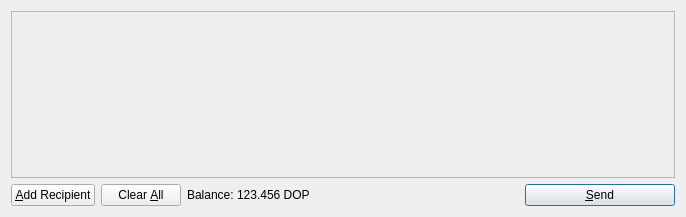
<?xml version="1.0" encoding="UTF-8"?>
<ui version="4.0">
 <class>SendCoinsDialog</class>
 <widget class="QDialog" name="SendCoinsDialog">
  <property name="geometry">
   <rect>
    <x>0</x>
    <y>0</y>
    <width>686</width>
    <height>217</height>
   </rect>
  </property>
  <property name="windowTitle">
   <string>Send Coins</string>
  </property>
  <layout class="QVBoxLayout" name="verticalLayout">
   <item>
    <widget class="QScrollArea" name="scrollArea">
     <property name="widgetResizable">
      <bool>true</bool>
     </property>
     <widget class="QWidget" name="scrollAreaWidgetContents">
      <property name="geometry">
       <rect>
        <x>0</x>
        <y>0</y>
        <width>666</width>
        <height>165</height>
       </rect>
      </property>
      <layout class="QVBoxLayout" name="verticalLayout_2">
       <property name="margin">
        <number>0</number>
       </property>
       <item>
        <layout class="QVBoxLayout" name="entries">
         <property name="spacing">
          <number>6</number>
         </property>
        </layout>
       </item>
       <item>
        <spacer name="verticalSpacer">
         <property name="orientation">
          <enum>Qt::Vertical</enum>
         </property>
         <property name="sizeHint" stdset="0">
          <size>
           <width>20</width>
           <height>40</height>
          </size>
         </property>
        </spacer>
       </item>
      </layout>
     </widget>
    </widget>
   </item>
   <item>
    <layout class="QHBoxLayout" name="horizontalLayout">
     <item>
      <widget class="QPushButton" name="addButton">
       <property name="toolTip">
        <string>Send to multiple recipients at once</string>
       </property>
       <property name="text">
        <string>&amp;Add Recipient</string>
       </property>
       <property name="icon">
        <iconset resource="../bitcoin.qrc">
         <normaloff>:/icons/add</normaloff>:/icons/add</iconset>
       </property>
       <property name="autoDefault">
        <bool>false</bool>
       </property>
      </widget>
     </item>
     <item>
      <widget class="QPushButton" name="clearButton">
       <property name="sizePolicy">
        <sizepolicy hsizetype="Minimum" vsizetype="Fixed">
         <horstretch>0</horstretch>
         <verstretch>0</verstretch>
        </sizepolicy>
       </property>
       <property name="toolTip">
        <string>Remove all transaction fields</string>
       </property>
       <property name="text">
        <string>Clear &amp;All</string>
       </property>
       <property name="icon">
        <iconset resource="../bitcoin.qrc">
         <normaloff>:/icons/remove</normaloff>:/icons/remove</iconset>
       </property>
       <property name="autoRepeatDelay">
        <number>300</number>
       </property>
       <property name="autoDefault">
        <bool>false</bool>
       </property>
      </widget>
     </item>
     <item>
      <layout class="QHBoxLayout" name="horizontalLayout_2">
       <property name="spacing">
        <number>3</number>
       </property>
       <item>
        <widget class="QLabel" name="label">
         <property name="text">
          <string>Balance:</string>
         </property>
        </widget>
       </item>
       <item>
        <widget class="QLabel" name="labelBalance">
         <property name="cursor">
          <cursorShape>IBeamCursor</cursorShape>
         </property>
         <property name="text">
          <string>123.456 DOP</string>
         </property>
         <property name="textInteractionFlags">
          <set>Qt::LinksAccessibleByMouse|Qt::TextSelectableByKeyboard|Qt::TextSelectableByMouse</set>
         </property>
        </widget>
       </item>
      </layout>
     </item>
     <item>
      <spacer name="horizontalSpacer">
       <property name="orientation">
        <enum>Qt::Horizontal</enum>
       </property>
       <property name="sizeHint" stdset="0">
        <size>
         <width>40</width>
         <height>20</height>
        </size>
       </property>
      </spacer>
     </item>
     <item>
      <widget class="QPushButton" name="sendButton">
       <property name="minimumSize">
        <size>
         <width>150</width>
         <height>0</height>
        </size>
       </property>
       <property name="toolTip">
        <string>Confirm the send action</string>
       </property>
       <property name="text">
        <string>&amp;Send</string>
       </property>
       <property name="icon">
        <iconset resource="../bitcoin.qrc">
         <normaloff>:/icons/send</normaloff>:/icons/send</iconset>
       </property>
       <property name="default">
        <bool>true</bool>
       </property>
      </widget>
     </item>
    </layout>
   </item>
  </layout>
 </widget>
 <resources>
  <include location="../bitcoin.qrc"/>
 </resources>
 <connections/>
</ui>
